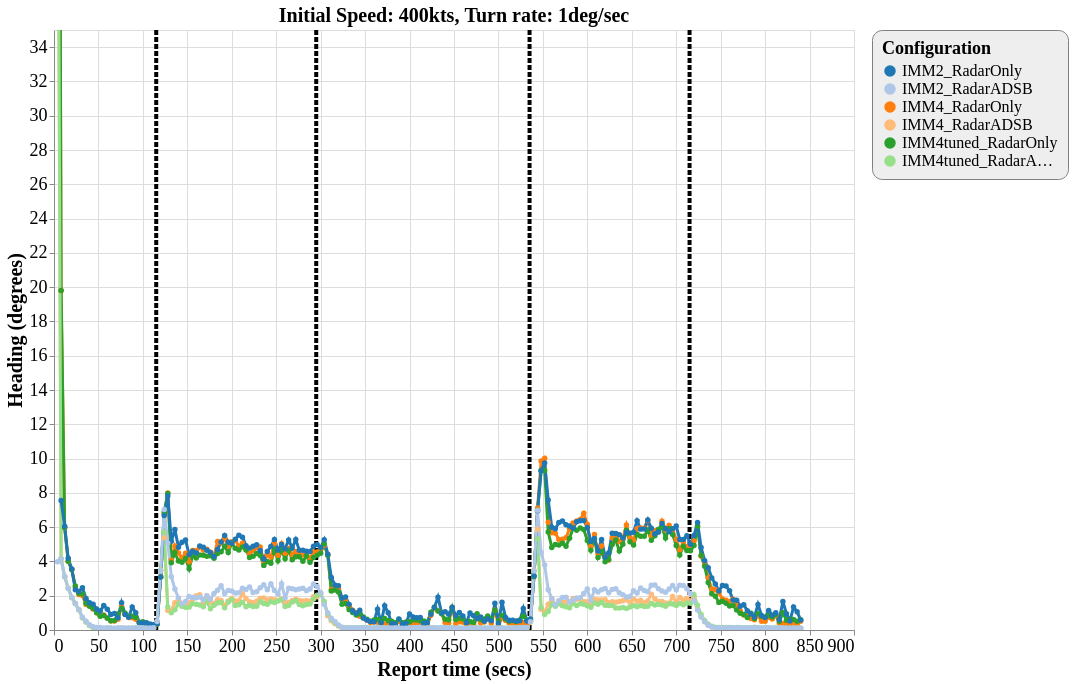

Write a Vega-Lite specification for this figure.
### Vega-Lite specification from a JSON file in a GitHub repository (floating-point values rounded to 4 significant figures; data arrays with more than 128 entries replaced by an {"elided": "..."} marker saying what was removed)
{"config": {"view": {"continuousWidth": 800, "continuousHeight": 600}, "axisX": {"labelFontSize": 18, "titleFontSize": 20}, "axisY": {"labelFontSize": 18, "titleFontSize": 20}, "font": "Times New Roman", "legend": {"cornerRadius": 10, "fillColor": "#EEEEEE", "labelFontSize": 16, "padding": 10, "strokeColor": "gray", "titleFontSize": 18}, "title": {"fontSize": 20}}, "layer": [{"data": {"name": "data-b0ef4c6667be0908cb94be1aa26bd823"}, "mark": {"type": "rule", "strokeDash": [5, 2], "strokeWidth": 4}, "encoding": {"color": {"type": "nominal", "field": "color", "scale": null}, "x": {"type": "quantitative", "field": "tt"}}}, {"data": {"name": "data-40e053f8187f42daae4b67de953e2182"}, "mark": {"type": "line", "point": true, "strokeWidth": 3}, "encoding": {"color": {"type": "ordinal", "field": "config", "scale": {"scheme": "category20"}, "sort": ["IMM2_RadarOnly", "IMM2_RadarADSB", "IMM4_RadarOnly", "IMM4_RadarADSB", "IMM4tuned_RadarOnly", "IMM4tuned_RadarADSB"], "title": "Configuration"}, "x": {"type": "quantitative", "field": "time", "title": "Report time (secs)"}, "y": {"type": "quantitative", "field": "rmse_hdg", "scale": {"domain": [0, 35], "zero": false}, "title": "Heading (degrees)"}}, "selection": {"selector129": {"type": "interval", "bind": "scales", "encodings": ["x", "y"]}}, "title": "Initial Speed: 400kts, Turn rate: 1deg/sec"}], "$schema": "https://vega.github.io/schema/vega-lite/v4.8.1.json", "datasets": {"data-b0ef4c6667be0908cb94be1aa26bd823": [{"tt": 115, "color": "black"}, {"tt": 295, "color": "black"}, {"tt": 535, "color": "black"}, {"tt": 715, "color": "black"}], "data-40e053f8187f42daae4b67de953e2182": {"elided": "1259 records"}}}
